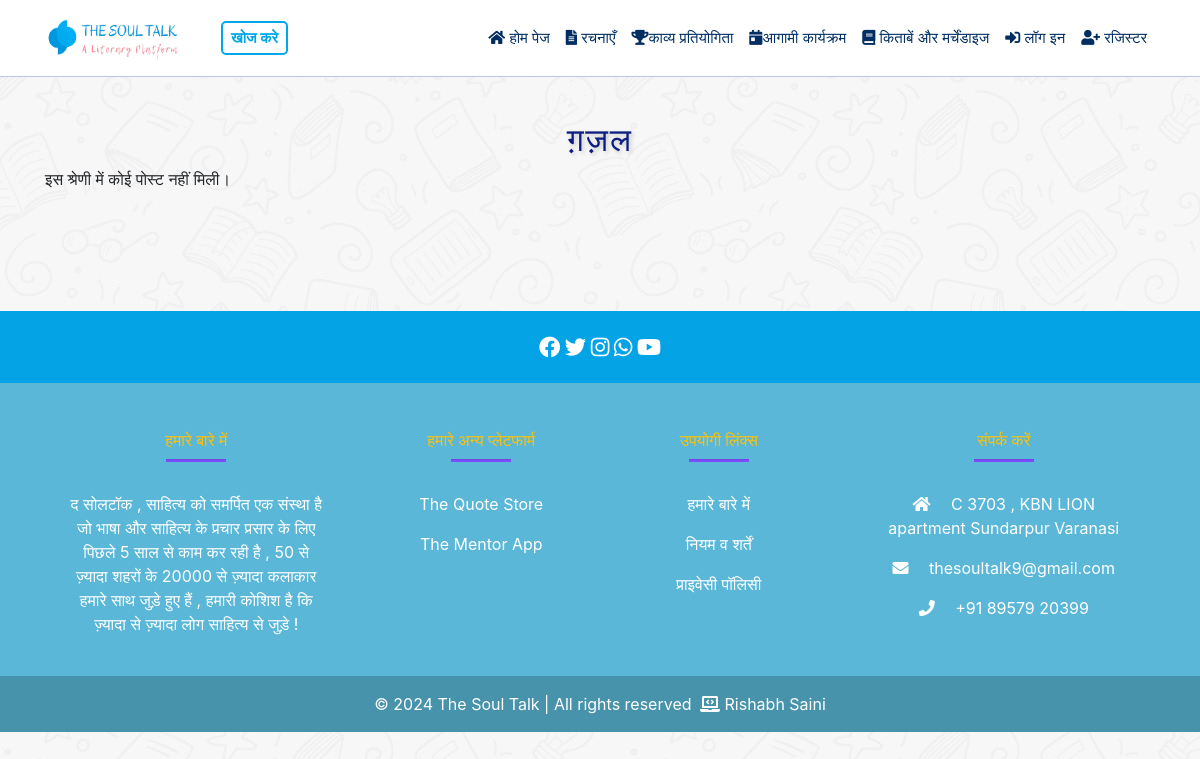
Before: /category/1/ with the older database file.
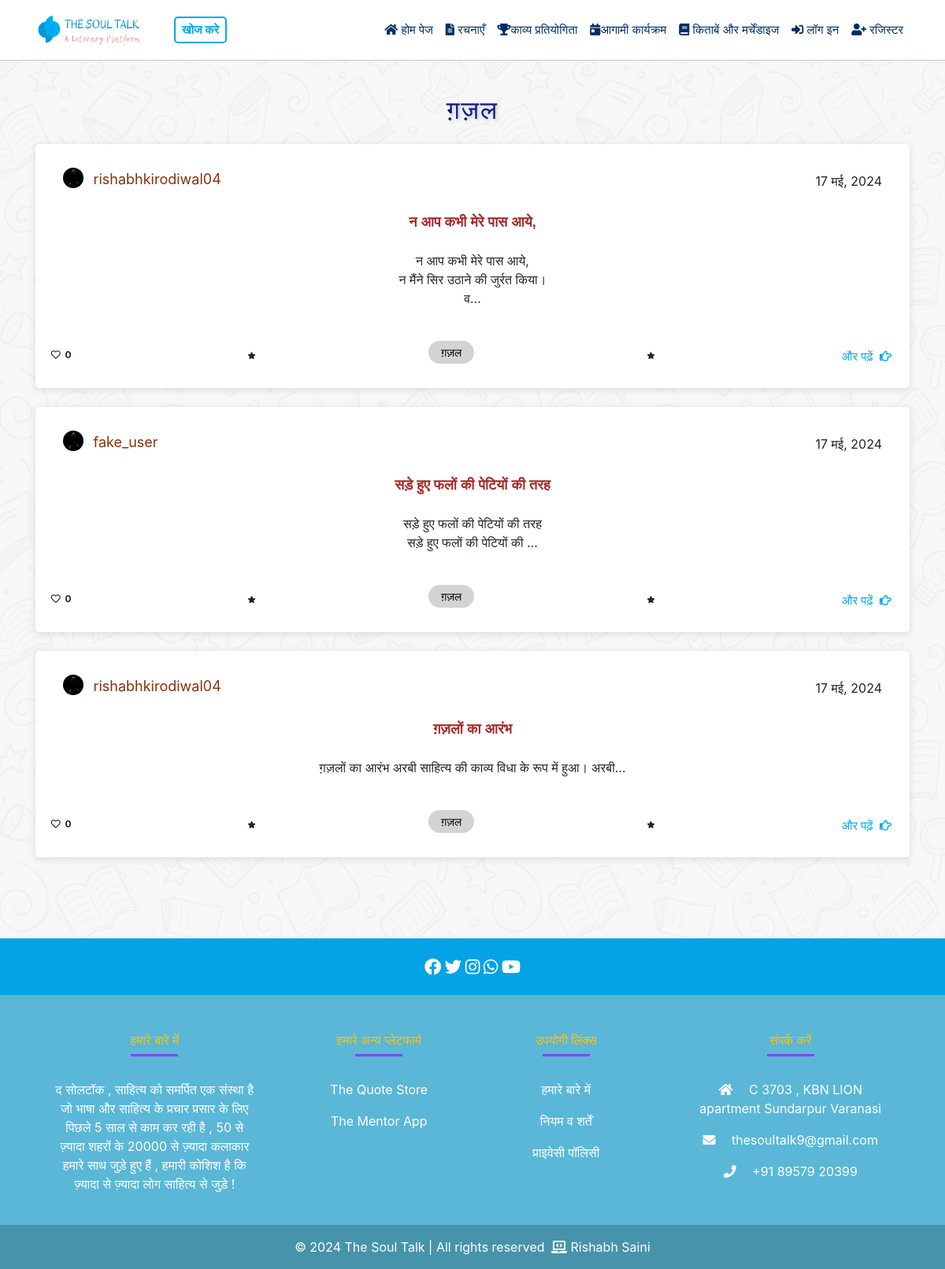
After: the same page with the newer database file.
### mainApp/models.py (models this page shows, shortened)
class Post(models.Model):
    title = models.CharField(max_length=100)
    description = models.TextField()
    category = models.ForeignKey(Category, on_delete=models.CASCADE)
    created_by = models.ForeignKey(CustomUser, on_delete=models.CASCADE)
    created_at = models.DateTimeField(auto_now_add=True)
    approved = models.BooleanField(default=False)  # New field for approval status
    declined = models.BooleanField(default=False)
    likes = models.ManyToManyField(CustomUser, through='Like', related_name='liked_posts')
    likes_count = models.IntegerField(default=0)

class Profile(models.Model):
    user = models.OneToOneField(CustomUser, on_delete=models.CASCADE)
    name = models.CharField(max_length=100, blank=True)
    bio = models.TextField(default='रचनाकार', blank=True)  # Setting default value for bio field
    place = models.CharField(max_length=100, blank=True)
    profile_image = models.ImageField(upload_to='media/profile_images/', blank=True)

class CustomUser(AbstractUser):
    is_admin = models.BooleanField(default=False)
    is_owner = models.BooleanField(default=False)
    phone_no = models.CharField(max_length=15, blank=True, null=True)

class Category(models.Model):
    name_en = models.CharField(max_length=100, verbose_name="English Name",unique=True)
    name_hi = models.CharField(max_length=100, verbose_name="Hindi Name",unique=True)
    class Meta:
        verbose_name_plural = "Categories"

### mainApp/views.py (the view)
# urls.py: path('category/<int:category_id>/', views.category_posts, name='category-posts'),
def category_posts(request, category_id):
    category = Category.objects.get(pk=category_id)
    posts = Post.objects.filter(category=category, approved=True).order_by('-created_at')
    like_counts = [post.likes_count for post in posts]
    post_count = posts.count()
    return render(request, 'category_posts.html', {'category': category, 'posts': posts, 'post_count': post_count, 'like_counts': like_counts})

### mainApp/templates/category_posts.html
{% extends "base.html" %}
{% block content %}
<h2>{{ category.name_hi }}</h2>
{% for post in posts %}
{% include 'partials/post_details.html' %}
{% empty %}
<p>इस श्रेणी में कोई पोस्ट नहीं मिली।</p>
{% endfor %}
{% endblock %}

### mainApp/templates/partials/post_details.html
<div class="card bg-card-image mt-4">
    <div class="row">
        <div class="col-md-12">
            <div class="card-body">
                <div class="d-flex author-info justify-content-between align-items-center">
                    <div class="profile-pic ">
                        <img src="{% if post.created_by.profile.profile_image %}{{ post.created_by.profile.profile_image.url }}{% else %}/media/profile_images/default.png{% endif %}"
                            alt="Profile Image" class="profile-image img-fluid rounded-circle">
                                    <a href="{% url 'profile' username=post.created_by.username %}" class="profile-link">{{ post.created_by.username }}</a>
                        </div>
                    <div>
                        <p class="card-text mb-0 post-date">
                            {{ post.created_at|date:"d F, Y" }}
                        </p>
                    </div>
                </div>
                <div>
                    <h5 class="card-title"  style="color: brown;">
                        <strong>{{ post.title }}</strong>
                    </h5>
                </div>
                <div>
                    <p class="card-text text-center">
                    <p style="white-space: pre-wrap;" class="card-text text-center">{{ post.description|truncatechars:60 }}</pre>
                    </p>
                </div>
            </div>
            <div class="row mt-4 mt-sm-0">
                <div class="col-md-12 category-info d-flex justify-content-between align-items-center">
                    <p class="badge text-black">
                        <i class="far fa-heart"></i>&nbsp; {{ post.likes_count }}
                    </p>
                    <p class="badge text-black">
                        <i class="fa fa-solid fa-star fa-xs"></i>
                    </p>
                    <a href="{% url 'category-posts' post.category.id %}" style="text-decoration:none;" class="mb-4">
                        <p class="badge custom-badge"
                            style="font-family: 'Biryani', sans-serif; font-size: 14px; font-weight:normal;">
                            {{ post.category.name_hi }}
                        </p>
                    </a>
                    <p class="badge text-black">
                        <i class="fa fa-solid fa-star fa-xs"></i>
                    </p>
                    <a href="{% url 'full_post' post.id %}" class="card-link">
                        <p class="read-more">
                            और पढ़ें &nbsp;<i class="far fa-hand-point-right"></i>
                        </p>
                    </a>
                </div>
            </div>
        </div>
    </div>
</div>

Changed rows visible on the page:
added Post: created_by.profile_image (picture), created_by.username "rishabhkirodiwal04", created_at "17 मई, 2024", title "न आप कभी मेरे पास आये,", description "न आप कभी मेरे पास आये, न मैंने सिर उठाने की जुर्रत किया। व…", likes_count "0", category.name_hi "ग़ज़ल"
added Post: created_by.profile_image (picture), created_by.username "fake_user", created_at "17 मई, 2024", title "सड़े हुए फलों की पेटियों की तरह", description "सड़े हुए फलों की पेटियों की तरह सड़े हुए फलों की पेटियों की …", likes_count "0", category.name_hi "ग़ज़ल"
added Post: created_by.profile_image (picture), created_by.username "rishabhkirodiwal04", created_at "17 मई, 2024", title "ग़ज़लों का आरंभ", description "ग़ज़लों का आरंभ अरबी साहित्य की काव्य विधा के रूप में हुआ। अरबी…", likes_count "0", category.name_hi "ग़ज़ल"
Other visible differences:
text no longer shown: "इस श्रेणी में कोई पोस्ट नहीं मिली।"
